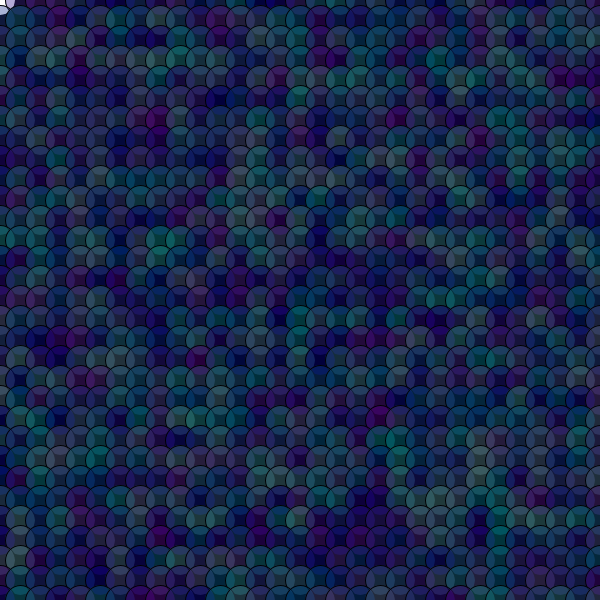
Frame 1 (no input)
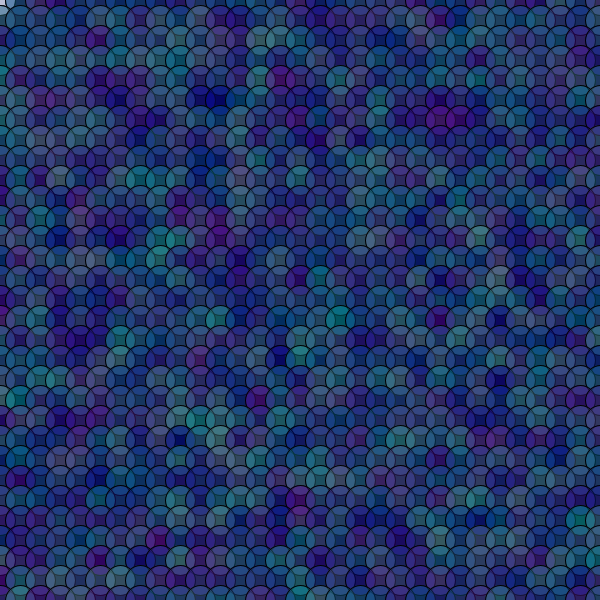
Frame 2 (the mouse pressed at the canvas centre, redrawn once)

The Processing sketch that drew these frames (run headless with seeded random() and noise(); the mouse was pressed at the canvas centre and the sketch redrawn once):

// Processing sketch: processing_148954
// ── processing_148954.pde


// Konkuk University 
// Department of Dynamic Media 
// SOS iDesign 
// Name: KIM Hyungi 

float x; 
float y; 


void setup() { 
  size(600, 600); 
  background(0); 
  smooth(); 
 noLoop();
}

void draw () { 
  for (int y = 0; y <=height; y +=20) { 
    for (int x = 0;x <=width; x +=20) { 
      ellipse(x, y, 30, 30);
      stroke(0);  
      fill(random(100), random(150),150, 100); 
     
    }
  }
} 
